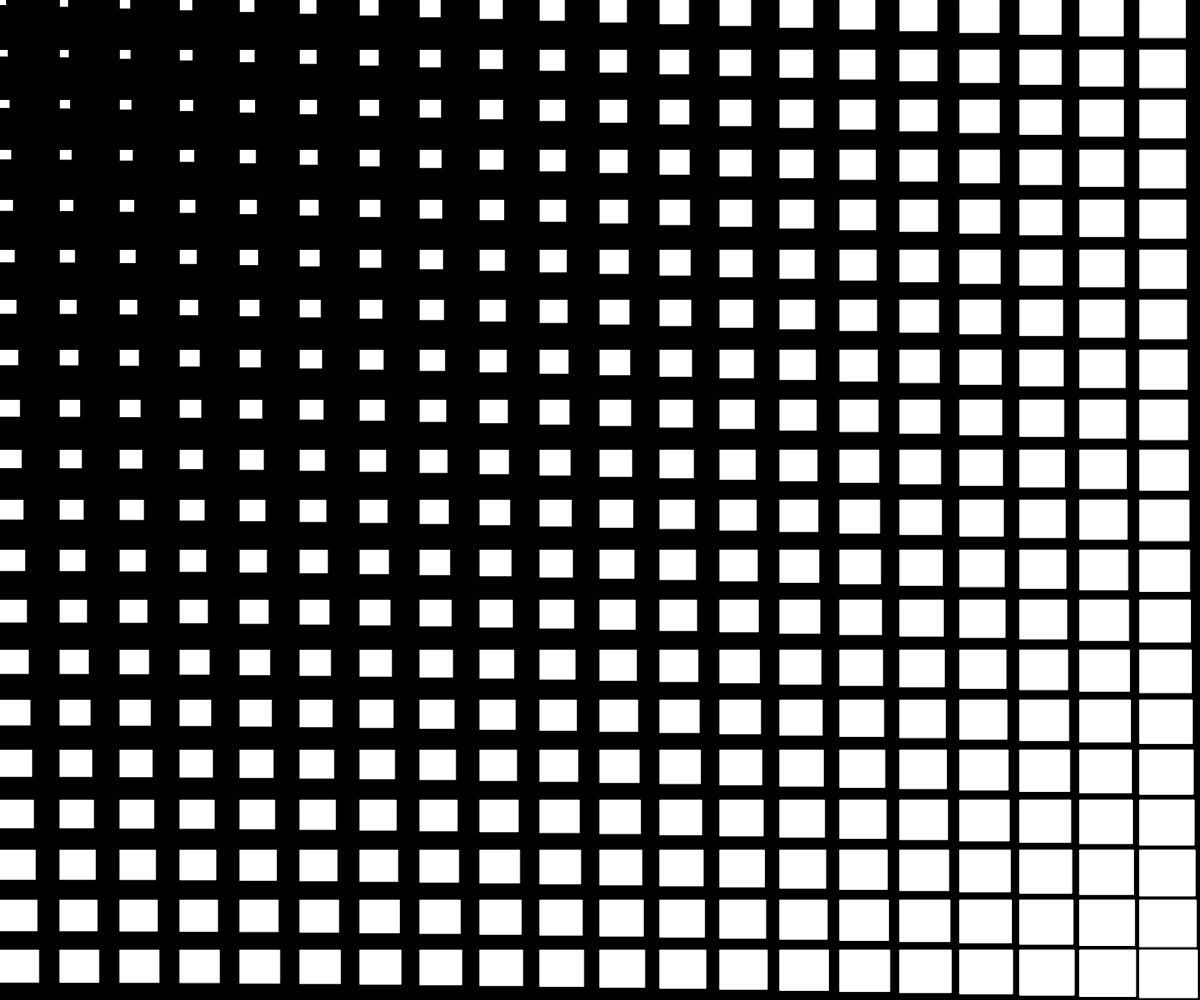
Frame 1 (no input)
Frame 60 (no input): identical to frame 1, image omitted
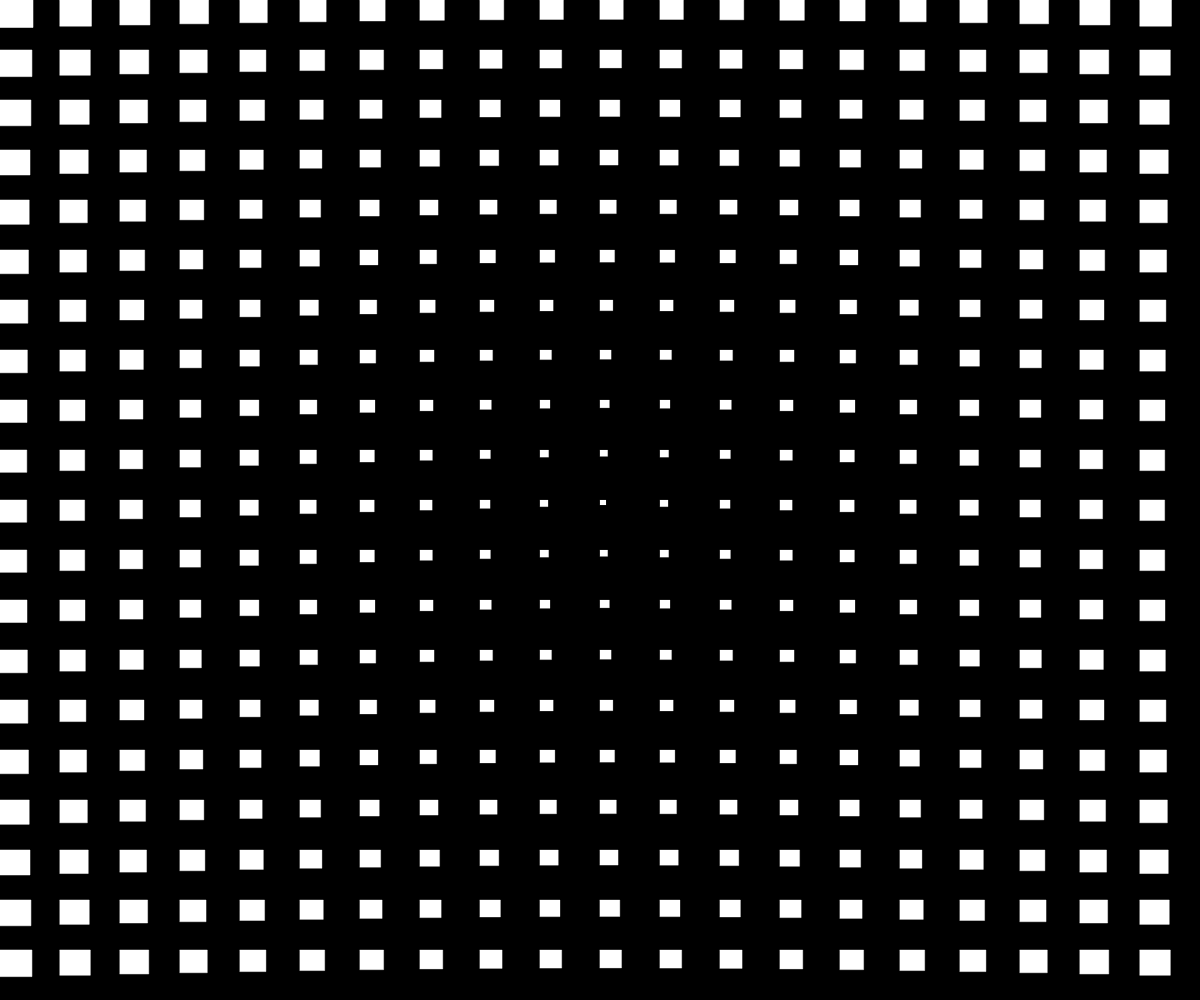
Frame 120 (the mouse pressed at the canvas centre since frame 60)

The p5.js sketch that drew these frames (run headless with seeded random() and noise() and a simulated clock; from frame 60 on, the mouse is pressed at the canvas centre):

// p5.js sketch
// ── sketch.js
let tilesX = 20;
let tilesY = 20;
let gridX, gridY;

let diagonale;//maximale distanz zur Maus



function setup() {
  createCanvas(windowWidth, windowHeight);
  gridX = width / tilesX;
  gridY = height / tilesY;
  
  //diagonale=round(sqrt(pow(width,2)+pow(height, 2)));

  diagonale=dist(0,0,width, height);//einfachere version der rechnung oben

}

function draw() {
  background(0);
  stroke(255)
  for (let y = 0; y < tilesY; y++) {
    for (let x = 0; x < tilesX; x++) {
      //Distanz zur Maus
      let distanz=dist(mouseX, mouseY, (x*gridX), (y*gridY));
      push();
      translate(x*gridX, y*gridY);
      
      let f=map(distanz,0, diagonale, 0.1,1.0);

      
      scale(f);
      rect(0, 0, gridX, gridY);

      pop();
    }

  }
}
